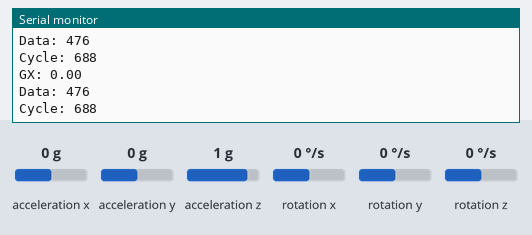
A sketch run on a simulated Arduino Uno, built with avr-gcc and run on an emulated ATmega328P. On the bench: the last lines printed to the serial monitor. Wiring (inferred from the names in the program): MPU-6050 motion sensor at I2C address 0x68. The test bench sets the inputs (shaded band); at power-on: rotation x 0 °/s, acceleration x 0 g, acceleration y 0 g, acceleration z 1 g, rotation y 0 °/s, rotation z 0 °/s.

Above: at 1.2 s.
1.3 s: rotation x set to -192 °/s
At 1.48 s:
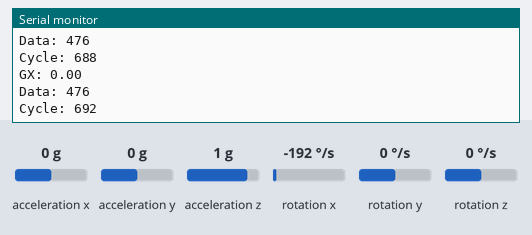
2.8 s: rotation x set to -100 °/s
At 3.0 s:
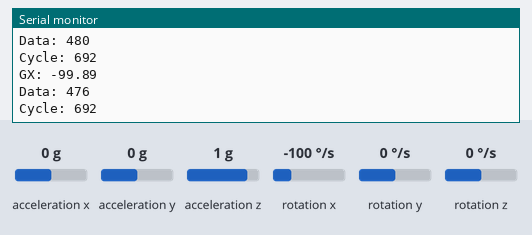
Timing chart, 0 to 5.8 s (numbered marks = the images above; inputs shaded):
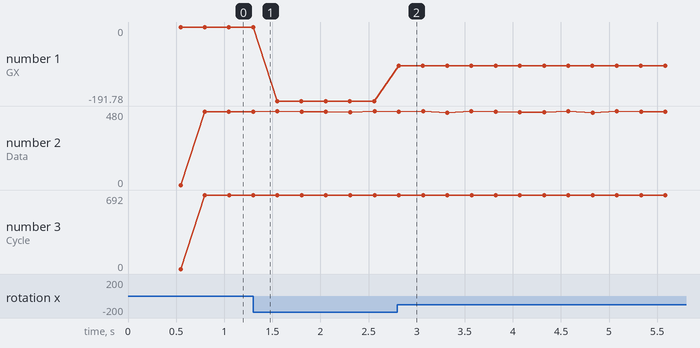

The sketch:

MPU6050_SPEED.ino
```cpp
//MPU6050 Speed Test

#include <Wire.h>

#define TX_DELAY 250
#define TEST_DELAY 50
#define TEST2_DELAY 1
#define DATA_DELAY 1

//MPU6050
#define MPU6050_address 0x68
#define MPU6050_I2C_BYPASS 0x37
#define MPU6050_self_test_x 13       // R/W
#define MPU6050_self_test_y 14       // R/W
#define MPU6050_self_test_z 15       // R/W
#define MPU6050_self_test_A 16       // R/W
#define MPU6050_sample_div 25        // R/W
#define MPU6050_config 26            // R/W
#define MPU6050_gyro_config 27       // R/W
#define MPU6050_accel_config 28      // R/W
#define MPU6050_data_start 59
#define MPU6050_PWR1 107
#define MPU6050_PWR2 108
#define g 9.81                       // Gravitational acceleration

class MPU6050{
  public:
    MPU6050();
    void init(int gyroGain, int accelGain, int DLPF);
    void enableI2CBypass();
    void readData();
    void resetWake();
    void setDLPF(int BW);
    void setGains(int gyro, int accel);
    void offsetCal();
    void accelCalib();

    float temp;
    float ax, ay, az;
    float gx, gy, gz;

    float axr, ayr, azr;
    float gxr, gyr, gzr;

  private:
    int accel_x_OC;
    int accel_y_OC;
    int accel_z_OC;
    int gyro_x_OC;
    int gyro_y_OC;
    int gyro_z_OC;

    float accel_scale_fact;
    float gyro_scale_fact;


};

MPU6050 mpu;

unsigned long TXOldClock = 0;
unsigned long dataOldClock = 0;
unsigned long TestOldClock = 0;
unsigned long Test2OldClock = 0;

int dataCount = 0;
int dataCycle = 0;

void setup() {
  Serial.begin(115200);

  TXOldClock = millis();
  dataOldClock = millis();
  TestOldClock = millis();
  Test2OldClock = millis();
}

void loop() {

  mpu.init(1, 1, 3);

  while(1==1){
    if (millis() - TXOldClock > TX_DELAY){

      Serial.print("GX: ");
      Serial.println(mpu.gx);

      Serial.print("Data: ");
      Serial.println(dataCount * (1000 / TX_DELAY));

      Serial.print("Cycle: ");
      Serial.println(dataCycle);

      dataCount = 0;
      TXOldClock = millis();


    }

    if (millis() - TestOldClock > TEST_DELAY){
      delay(1);

      TestOldClock = millis();
    }

    if (millis() - Test2OldClock > TEST2_DELAY){
      delay(1);

      Test2OldClock = millis();
    }

    checkFunction(mpu);
  }
}

void checkFunction(class MPU6050 &mpu){
  if (millis() - dataOldClock > DATA_DELAY){
    unsigned long start = micros();
    mpu.readData();
    dataCount++;

    dataCycle = micros() - start;

    dataOldClock = millis();


  }
}

MPU6050::MPU6050(){
  accel_x_OC = 0;
  accel_y_OC = 0;
  accel_z_OC = 0;
  gyro_x_OC = 0;
  gyro_y_OC = 0;
  gyro_z_OC = 0;

  ax = 0;
  ay = 0;
  az = 0;
  gx = 0;
  gy = 0;
  gz = 0;
  temp = 0;

  axr = 0;
  ayr = 0;
  azr = 0;
  gxr = 0;
  gyr = 0;
  gzr = 0;

  accel_scale_fact = 1;
  gyro_scale_fact = 1;
}

void MPU6050::init(int gyroGain, int accelGain, int DLPF){
  resetWake();
  setGains(gyroGain, accelGain);
  setDLPF(0);
  offsetCal();
  setDLPF(DLPF);
  enableI2CBypass();

  //Accel Offset loading
  //EEPROM.get(ACCEL_OFFSET_X_, accel_x_OC);
  //EEPROM.get(ACCEL_OFFSET_Y_, accel_y_OC);
  //EEPROM.get(ACCEL_OFFSET_Z_, accel_z_OC);
}

void MPU6050::enableI2CBypass(){
  Wire.beginTransmission(MPU6050_address);
  Wire.write(MPU6050_I2C_BYPASS);
  Wire.write(2);
  Wire.endTransmission();
}

void MPU6050::readData(){
  Wire.beginTransmission(MPU6050_address);
  Wire.write(MPU6050_data_start);
  Wire.endTransmission();

  int read_bytes = 14;
  int temp = 0;

  Wire.requestFrom(MPU6050_address,read_bytes);

  if(Wire.available() == read_bytes){

    axr = Wire.read()<<8 | Wire.read();
    ayr = Wire.read()<<8 | Wire.read();
    azr = Wire.read()<<8 | Wire.read();

    temp = Wire.read()<<8 | Wire.read();

    gxr = Wire.read()<<8 | Wire.read();
    gyr = Wire.read()<<8 | Wire.read();
    gzr = Wire.read()<<8 | Wire.read();

  }


  ax = (float)(axr-accel_x_OC)*accel_scale_fact/1000; // divided by 1000 as the Scale factor is in milli units
  ay = (float)(ayr-accel_y_OC)*accel_scale_fact/1000;
  az = (float)(azr-accel_z_OC)*accel_scale_fact/1000;

  gx = (float)(gxr-gyro_x_OC)*gyro_scale_fact/1000;
  gy = (float)(gyr-gyro_y_OC)*gyro_scale_fact/1000;
  gz = ((float)(gzr-gyro_z_OC)*gyro_scale_fact/1000);

  temp = (float)temp/340+36.53;
}

void MPU6050::resetWake(){

//  //Serial.println("Resetting MPU6050 and waking it up.....");
//  Wire.beginTransmission(MPU6050_address);
//  Wire.write(MPU6050_PWR1);
//  Wire.write(0b10000000);
//  Wire.endTransmission();
//
//  delay(100); // Waiting for the reset to complete
//
//  Wire.beginTransmission(MPU6050_address);
//  Wire.write(MPU6050_PWR1);
//
//  Wire.write(0b00000000);
//  Wire.endTransmission();

  i2c_writeReg(MPU6050_address, 0x6B, 0x80); //Reset
  delay(5);
  i2c_writeReg(MPU6050_address, 0x6B, 0x03);             //PWR_MGMT_1    -- SLEEP 0; CYCLE 0; TEMP_DIS 0; CLKSEL 3 (PLL with Z Gyro reference)
}

void MPU6050::setDLPF(int BW){
    if (BW < 0 || BW > 6){
      BW = 0;
    }
  Wire.beginTransmission(MPU6050_address);
  Wire.write(MPU6050_config); // Address to the configuration register
/*       config Discription ---- x x 0 0 0 F2 F1 F0
  I am only intrested in the Digital Low Pass Filter (DLPF)
  F2 F1 F0    Bandwidth [Hz]
  0  0  0
  0  0  1      184
  0  1  0      94
  0  1  1      44
  1  0  0      21
  1  0  1      10
  1  1  0      5
*/

  Wire.write(BW);
  Wire.endTransmission();
}

void MPU6050::setGains(int gyro,int accel){
    byte gyro_byte,accel_byte;

    // Setting up Gyro
    Wire.beginTransmission(MPU6050_address);
    Wire.write(MPU6050_gyro_config); // Address to the configuration register
    if (gyro==0)
    {
      gyro_scale_fact =(float)250*0.0305; // each data is of 16 bits that means, 250 is divided along 2^(15)-1 = 32767 so for milli degree/s 0.0305 = 1000/32767
      gyro_byte = 0b00000000;
    }else if (gyro == 1)
    {
      gyro_scale_fact = 500*0.0305; // each data is of 16 bits that means, 500 is divided along 2^(15)-1 = 32767 so for milli degree/s 0.0305 = 1000/32767
      gyro_byte = 0b00001000;
    }else if (gyro == 2)
    {
      gyro_scale_fact = 1000*0.0305;// each data is of 16 bits that means, 1000 is divided along 2^(15)-1 = 32767 so for milli degree/s 0.0305 = 1000/32767
      gyro_byte = 0b00010000;
    }else if (gyro == 3)
    {
      gyro_scale_fact = 2000*0.0305;  // each data is of 16 bits that means, 2000 is divided along 2^(15)-1 = 32767 so for milli degree/s 0.0305 = 1000/32767
      gyro_byte = 0b00011000;
    }else
    {
      gyro_scale_fact = 1;
    }

    Wire.write(gyro_byte);
    Wire.endTransmission();
    //Serial.print("The gyro scale is set to ");
    //Serial.print(gyro_scale_fact);
    //Serial.println(" milli Degree/s");


    // Setting up Accel
    Wire.beginTransmission(MPU6050_address);
    Wire.write(MPU6050_accel_config); // Address to the configuration register
    if (accel==0)
    {
      accel_scale_fact =(float)2*g*0.0305; // each data is of 16 bits that means, 2g is divided along 2^(15)-1 = 32767 so for milli m/s^2 0.0305 = 1000/32767
      accel_byte = 0b00000000;
    }else if (accel == 1)
    {
      accel_scale_fact = 4*g*0.0305; // each data is of 16 bits that means, 4g is divided along 2^(15)-1 = 32767 so for milli m/s^2 0.0305 = 1000/32767
      accel_byte = 0b00001000;
    }else if (accel == 2)
    {
      accel_scale_fact = 8*g*0.0305;// each data is of 16 bits that means, 8g is divided along 2^(15)-1 = 32767 so for milli m/s^2 0.0305 = 1000/32767
      accel_byte = 0b00010000;
    }else if (accel == 3)
    {
      accel_scale_fact = 16*g*0.0305; // each data is of 16 bits that means, 16g is divided along 2^(15)-1 = 32767 so for milli m/s^2 0.0305 = 1000/32767
      accel_byte = 0b00011000;
    }else
    {
      accel_scale_fact = 1;
    }

    Wire.write(accel_byte);
    Wire.endTransmission();
    //Serial.print("The accel scale is set to ");
    //Serial.print(accel_scale_fact);
    //Serial.println(" milli m/s^2");
}

void MPU6050::offsetCal(){
  //Serial.println("Calibrating gyroscope .... dont move the hardware ..........");
  int x=0,y=0,z=0,i;

  readData();
  readData();

  // Gyro Offset Calculation
  x=gxr;
  y=gyr;
  z=gzr;

  for (i=1;i<=50;i++){
    readData();
    x=(x+gxr)/2;
    y=(y+gyr)/2;
    z=(z+gzr)/2;
    //Serial.print(".");
    delay(10);
  }
  //Serial.println(".");
  gyro_x_OC=x;
  gyro_y_OC=y;
  gyro_z_OC=z;

  //Serial.print("gyro_x register offset = ");
  //Serial.println(x);


  //Serial.print("gyro_y register offect = ");
  //Serial.println(y);


  //Serial.print("gyro_z register offset = ");
  //Serial.println(z);


  /*
  // Accel Offset Calculation
  //Serial.println("Calibrating accelrometer .... dont move the hardware ..........");
  x=axr;
  y=ayr;
  z=azr;

  for (i=1;i<=50;i++){
    readData();
    x=(x+axr)/2;
    y=(y+ayr)/2;
    z=(z+azr)/2;
    //Serial.print(".");
    delay(10);
  }
  //Serial.println(".");
  accel_x_OC=x;
  accel_y_OC=y;
  accel_z_OC=z-(float)g*1000/accel_scale_fact;
  */
}

void MPU6050::accelCalib(){
  #if defined(CRIUS)
  float rawExtrema[6] = {0,0,0,0,0,0};
  Serial.println("Start Calibration");

  //Obtain new data
  for (int i = 1; i <= 6; i++){
    Serial.print("S"); Serial.println(i);

       if(SerialRequest() == 1){
         readData();
         if (axr > rawExtrema[0]){
           rawExtrema[0] = axr;
         } else if (axr < rawExtrema[1]){
           rawExtrema[1] = axr;
         }
         if (ayr > rawExtrema[2]){
           rawExtrema[2] = ayr;
         } else if (ayr < rawExtrema[3]){
           rawExtrema[3] = ayr;
         }
         if (azr > rawExtrema[4]){
           rawExtrema[4] = azr;
         } else if (azr < rawExtrema[5]){
           rawExtrema[5] = azr;
         }
       } else {
         i = 7;
       }

    Serial.println("End Calibration");
  }

  //Error checking for weird values or timeouts
  bool error = 0;
  for (int i = 0; i < 6; i++){
    if (rawExtrema[i] == 0.0){
      error = 1;
    }
  }

  //Write new offsets
  if (!error){
    //Serial.println(rawExtrema[0]);
    //Serial.println(rawExtrema[1]);
    //Serial.println(rawExtrema[2]);
    //Serial.println(rawExtrema[3]);
    //Serial.println(rawExtrema[4]);
    //Serial.println(rawExtrema[5]);
    //EEPROM Write Here!
    accel_x_OC = (rawExtrema[0] + rawExtrema[1])/2;
    accel_y_OC = (rawExtrema[2] + rawExtrema[3])/2;
    accel_z_OC = ((rawExtrema[4] + rawExtrema[5])/2);// - (float)g*1000/accel_scale_fact;
    EEPROM.put(ACCEL_OFFSET_X_, accel_x_OC);
    EEPROM.put(ACCEL_OFFSET_Y_, accel_y_OC);
    EEPROM.put(ACCEL_OFFSET_Z_, accel_z_OC);

  } else {
    Serial.println("E3");
  }
  #endif
}

void i2c_writeReg(byte addr, byte reg, byte val){
  Wire.beginTransmission(addr);
  Wire.write(reg);
  Wire.write(val);
  Wire.endTransmission();
}
```

Measured:
- after the input at 2.8 s, the serial monitor: prints a new line at once (image 2)
- plotted number 1: 0 → -191.78 after the input at 1.3 s, -191.78 → -99.89 after the input at 2.8 s
